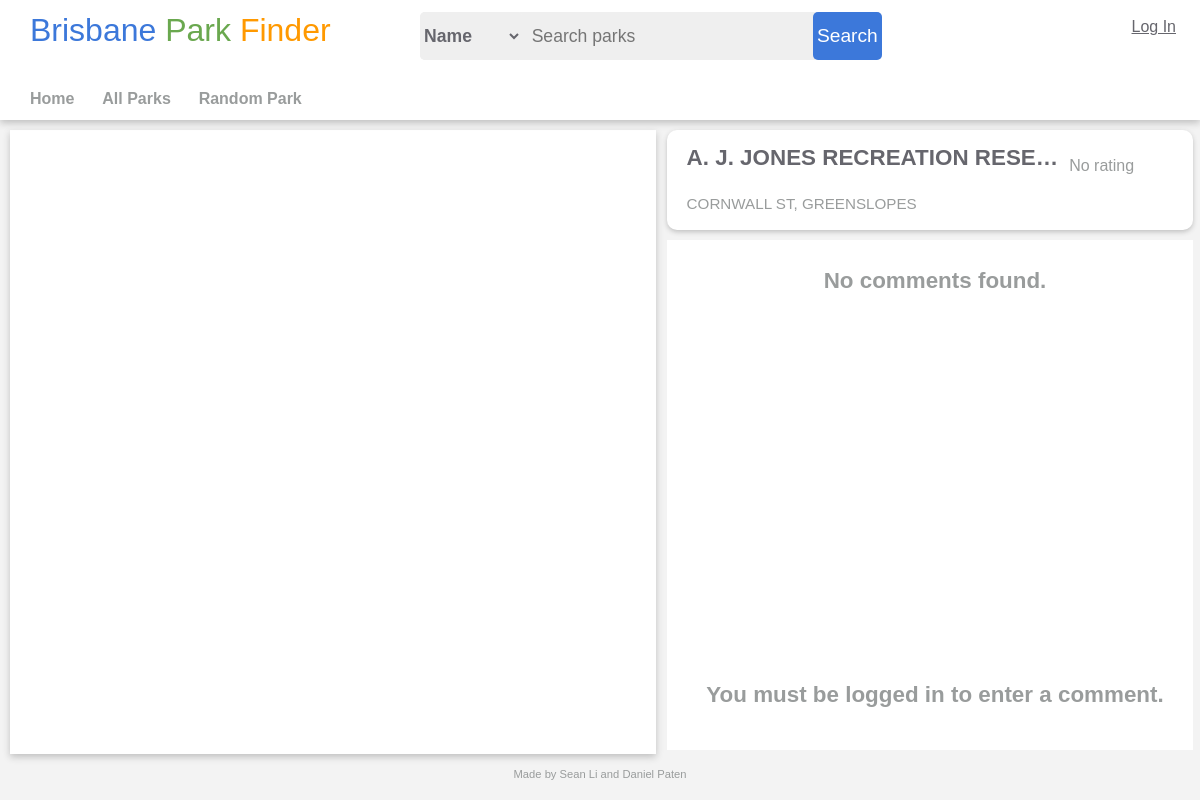
The app's page /itemPage.php?pid=2 with its own data.
### tables this page shows
create table items
(
		pid INT primary key auto_increment,
		park_code nvarchar(5) not null,
		name nvarchar(60) not null,
		street nvarchar(30),
		suburb nvarchar(30) not null,
		easting TEXT not null,
		northing TEXT not null,
		latitude double not null,
		longitude double not null
);

### functions.php (the view, shortened to what this page needs)
<?php
	function connectDB()
	{
		return new PDO('mysql:host=localhost;dbname=parkfinder', 'root', '123456');
	}
	function showContent($pid, $name, $rating, $street, $suburb, $latitude, $longitude)
	{
        if (basename($_SERVER['PHP_SELF']) == 'resultPage.php') {
            echo '<div class="contentCell" itemscope itemtype="http://schema.org/Place">';
            echo "<span class=\"contentTitle\" itemprop=\"name\">$name</span>";
        } else {
            echo '<div class="contentCell">';
            echo "<span class=\"contentTitle\" itemprop=\"itemReviewed\">$name</span>";
        }
		echo '<div class="contentRating">';
		if ($rating > 0) {
			showStars('imgs/filledStar.svg', $rating);
		} else {
			echo 'No rating';
		}
		echo '</div>';
        if (basename($_SERVER['PHP_SELF']) == 'resultPage.php') {
            echo "<span class=\"contentDescription\" itemprop=\"address\">$street, $suburb</span>";
        } else {
            echo "<span class=\"contentDescription\">$street, $suburb</span>";
        }
		echo '</div>';
	}
    function searchParks($type, $value)
    {
        if ($type == 'name') {
            $sql = 'select * from items where name like :value';
            $value = "%$value%";
        } else if ($type == 'suburb') {
            $sql = 'select * from items where suburb = :value';
        } else if ($type == 'rating') {
            $sql = 'select * from items where pid in (
            			select pid from (
                             select pid, sum(rating)/count(pid) as avgRating from reviews group by pid
                        ) as t where avgRating >= :value
            		)';
        } else if ($type == 'pid') {
            $sql = 'select * from items where pid = :value';
        } else {
            $sql = 'select * from items';
        }
        $db = connectDB();
        $stmt = $db->prepare($sql);
        $stmt->bindValue(':value', $value);
        $stmt->execute();
        $results = $stmt->fetchAll();
        if (count($results) > 0) {
            foreach ($results as $row) {
                $pid = $row['pid'];
                $name = $row['name'];
                $street = $row['street'];
                $suburb = $row['suburb'];
                $latitude = $row['latitude'];
                $longitude = $row['longitude'];
                $rating = floor(calculateAverageRating($db, $pid));
                if ($type != 'pid') {
                    echo "<a href=\"itemPage.php?pid=$pid\">";
                    showContent($pid, $name, $rating, $street, $suburb, $latitude, $longitude);
                    echo '</a>';
                } else {
                    showContent($pid, $name, $rating, $street, $suburb, $latitude, $longitude);
                }
            }
        } else {
            echo "<div id=\"noResults\"><br><span class=\"noResultsText\">No results found.</span></div>";
        }
    }
	function calculateAverageRating($db, $pid)
	{
		$sql = 'select sum(rating)/count(rating) from reviews where pid = :pid';
		$stmt = $db->prepare($sql);
		$stmt->bindValue(':pid', $pid);
		$stmt->execute();
		$averageRating = $stmt->fetchColumn();
		return $averageRating;
	}
    function searchComments($pid)
    {
        $sql = 'select first_name, last_name, rating, date, comment
        		from reviews, members
        		where reviews.uid = members.uid and pid = :pid';
        $db = connectDB();
        $stmt = $db->prepare($sql);
        $stmt->bindValue(':pid', $pid);
        $stmt->execute();
        $results = $stmt->fetchAll();
        echo '<div id="commentList">';
        if (count($results) > 0) {
        	foreach ($results as $row) {
            	$name = "{$row['first_name']} {$row['last_name']}";
            	$rating = $row['rating'];
            	$date = $row['date'];
            	$comment = $row['comment'];
            	showComments($name, $rating, $comment, $date);
        	}
		} else {
            echo "<div id=\"noResults\"><br><span class=\"noResultsText\">No comments found.</span></div>";
		}
        echo '</div>';
    }
?>

### style.css (style rules this page uses)
body, html { background-color: #f3f3f3; margin: 0; padding: 0; height: 100%; min-width: 1000px; font-family: "Microsoft Yahei", Tahoma, Helvetica, Arial, sans-serif; }
.contentCell { margin-bottom: 10px; margin-left: auto; margin-right: auto; padding-top: 15px; padding-left: 20px; padding-right: 10px; padding-bottom: 10px; width: 92%; height: 12%; min-height: 75px; border-radius: 10px; box-shadow: 0px 2px 5px #c0c0c0; background-color: white; }
.contentTitle { display: inline-block; width: 75%; font-size: 140%; font-weight: bold; color: #66666d; margin-right: 10px; white-space: nowrap; overflow: hidden; text-overflow: ellipsis; }
#noResults { text-align: center; }
.noResultsText { padding-top: 25px; font-size: 140%; font-weight: bold; color: #999c9c; text-align: center; }
.contentRating { display: inline-block; color: #999c9c; }
.contentDescription { display: block; font-size: 95%; color: #999c9c; margin-top: 4%; overflow: hidden; }
#commentList { background-color: white; margin-left: auto; margin-right: auto; padding-top: 10px; padding-left: 20px; padding-right: 10px; width: 92%; height: calc(68% - 40px); overflow: auto; }

### records on screen
items: name "A. J. JONES RECREATION RESE…", street "CORNWALL ST", suburb "GREENSLOPES"
